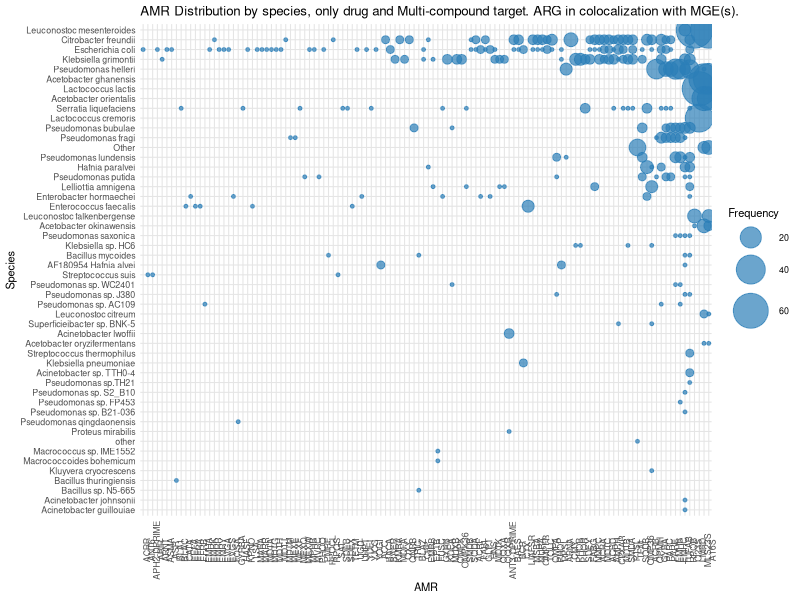
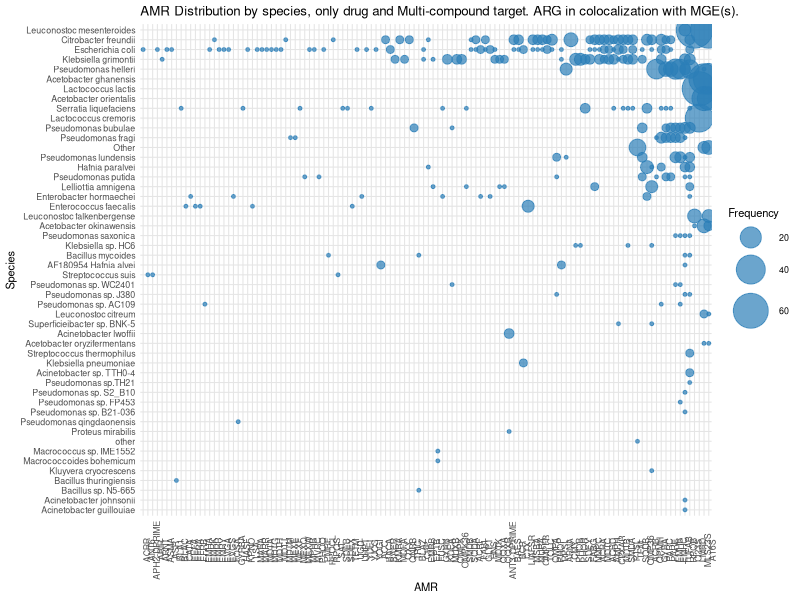

These charts were generated, in order, by the following R code:
# 02/05/2026
# Generating bubble plot : in x ARGs, y species, circle for abundance

# Part 1: Importing the necessary packages and data -----------------------

library(dplyr)
library(ggplot2)
library(readr)
library(forcats)

df <- read_csv(
	         "all_samples_one_ARG_per_line_v2.csv",
		   col_types = cols(.default = "c")
		 )

# Part 2: Cleaning and filtering data --------------------------------------

df_filtered <- df %>%
	  filter(
		     !is.na(type_resistance),
		         type_resistance != "Metals",
		         type_resistance != "Biocide",
		     !is.na(AMR),
		         AMR != "Biocide_and_metal_resistance",
		     !is.na(species),
			       species != "",
			   !is.na(short_name),
			       short_name != ""
			       )

# Part 3: Calculation of Species x ARG frequencies-------------------------
freq_df <- df_filtered %>%
	  count(species, short_name, name = "frequency")

  # Optional : Keep only most frequent AMR for clarity
  freq_df <- freq_df %>%
	    filter(frequency >= 2)

   freq_df <- freq_df %>%
	     mutate(
		         species = fct_reorder(species, frequency, sum),
			     short_name = fct_reorder(short_name, frequency, sum)
			   )

# Part 4: Plotting---------------------------------------------------------
    p <- ggplot(freq_df, aes(
			       x = short_name,
			         y = species,
			         size = frequency
				 )) +
  geom_point(
	         alpha = 0.7,
		     color = "#2c7fb8"
		   ) +
  scale_size_continuous(range = c(1, 12)) +
    labs(
	     x = "AMR",
	         y = "Species",
	         size = "Frequency",
		     title = "AMR Distribution by species, only drug and Multi-compound target. ARG in colocalization with MGE(s)."
		   ) +
  theme_minimal(base_size = 8) +
    theme(
	      axis.text.x = element_text(angle = 90, hjust = 0.5),
	          panel.grid.major = element_line(color = "grey90")
	        )

  print(p)

  # Save
  ggsave(
	   "AMR_species_bubbleplot_no_Metals_long.png",
	     p,
	     width = 14,
	       height = 10,
	       dpi = 300
	       )
